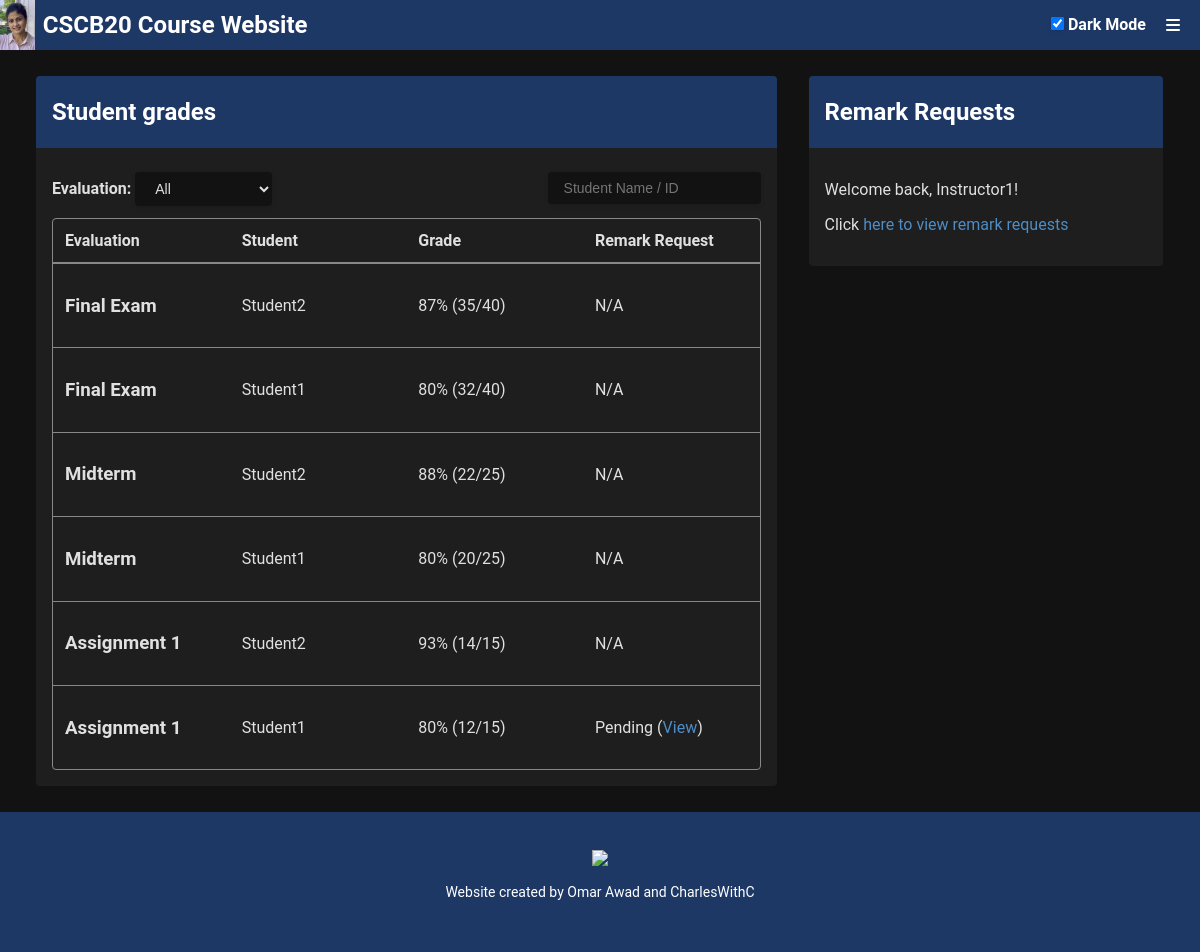
/grades (signed in), run on the app's committed database.
### src/app.py (models this page shows, shortened)
class User(db.Model):
    __tablename__ = 'users'
    userId = db.Column(db.Integer, primary_key=True)
    utorId = db.Column(db.String(16), nullable=False) # should be 8 though
    password = db.Column(db.String(255), nullable=False)
    studentId = db.Column(db.Integer, nullable=True)
    displayName = db.Column(db.String(255), nullable=False)
    email = db.Column(db.String(255), nullable=False)
    accountType = db.Column(db.String(3), nullable=False)  # stu|ins
    createdAt = db.Column(db.Integer, nullable=False)
    marks = db.relationship('Mark', backref='user', lazy=True)
    remark_requests = db.relationship('RemarkRequest', backref='user', lazy=True)

class MarkGroup(db.Model):
    __tablename__ = 'markGroups'
    groupId = db.Column(db.Integer, primary_key=True)
    title = db.Column(db.String(255), nullable=False)
    maxGrade = db.Column(db.Integer, nullable=False)
    createdAt = db.Column(db.Integer, nullable=False)
    releasedAt = db.Column(db.Integer, nullable=False)
    marks = db.relationship('Mark', backref='mark_group', lazy=True)
    remark_requests = db.relationship('RemarkRequest', backref='mark_group', lazy=True)

class Mark(db.Model):
    __tablename__ = 'marks'
    markId = db.Column(db.Integer, primary_key=True)
    userId = db.Column(db.Integer, db.ForeignKey('users.userId'), nullable=False)
    markGroupId = db.Column(db.Integer, db.ForeignKey('markGroups.groupId'), nullable=False)
    grade = db.Column(db.Integer, nullable=False)
    updatedAt = db.Column(db.Integer, nullable=False)
    remark_requests = db.relationship('RemarkRequest', backref='mark', lazy=True)

class RemarkRequest(db.Model):
    __tablename__ = 'remarkRequests'
    requestId = db.Column(db.Integer, primary_key=True)
    userId = db.Column(db.Integer, db.ForeignKey('users.userId'), nullable=False)
    markGroupId = db.Column(db.Integer, db.ForeignKey('markGroups.groupId'), nullable=False)
    markId = db.Column(db.Integer, db.ForeignKey('marks.markId'), nullable=False)
    grade = db.Column(db.Integer, nullable=False)
    reason = db.Column(db.Text, nullable=False)
    status = db.Column(db.String(10), nullable=False) # Pending / Processed
    createdAt = db.Column(db.Integer, nullable=False)
    updatedAt = db.Column(db.Integer, nullable=False)

### src/app.py (the view)
@app.route('/grades')
def grades():
    if 'userId' not in session:
        return redirect(url_for('login', message="Please login to access the grades."))
    current_user_id = session.get('userId')
    current_time = int(time.time())
    if session.get('userInfo', {}).get('accountType') == 'stu':
        student_marks = db.session.query(Mark, MarkGroup, RemarkRequest)\
                            .join(MarkGroup, Mark.markGroupId == MarkGroup.groupId)\
                            .outerjoin(RemarkRequest, Mark.markId == RemarkRequest.markId)\
                            .filter(Mark.userId == current_user_id)\
                            .all()
        return render_template('grades_student.html', student_marks = student_marks, current_time = current_time)
    elif session.get('userInfo', {}).get('accountType') == 'ins':
        all_mark_groups = MarkGroup.query.all()
        instructor_marks = db.session.query(User, MarkGroup, Mark, RemarkRequest)\
                                .join(Mark, User.userId == Mark.userId)\
                                .join(MarkGroup, Mark.markGroupId == MarkGroup.groupId)\
                                .outerjoin(RemarkRequest, Mark.markId == RemarkRequest.markId)\
                                .filter(MarkGroup.groupId.in_(
                                    db.session.query(MarkGroup.groupId)
                                ))\
                                .order_by(MarkGroup.groupId.desc(), Mark.grade.desc())\
                                .all()
        return render_template('grades_instructor.html', instructor_marks = instructor_marks, all_mark_groups = all_mark_groups, current_time = current_time)

### src/templates/grades_instructor.html (shortened to what this page needs)
{% extends 'base.html' %}
{% block content %}
<div class="main-container flex-container">
    <div class="flex-left">
        <div class="container">
            <div class="container-header">
                <h2>Student grades</h2>
            </div>
            <div class="container-content">
                <div style="display:flex;justify-content:space-between;">
                    <div>
                        <label for="mark-group">Evaluation:</label>
                        <select id="mark-group-id" name="mark-group">
                            <option value="-1" selected>All</option>
                        </select>
                    </div>
                    <div>
                        <input id="filter-student" type="text" name="filter-student" placeholder="Student Name / ID">
                    </div>
                </div>
                <div class="grades-table">
                    <div class="table-header">
                        <div class="header-cell">Evaluation</div>
                        <div class="header-cell">Student</div>
                        <div class="header-cell">Grade</div>
                        <div class="header-cell">Remark Request</div>
                    </div>
                    {% for mark in instructor_marks %}
                    <div class="table-row mark-group-row" data-mark-group-id="{{ mark[1].groupId }}"
                        data-student-name="{{ mark[0].displayName }}" data-student-id="{{ mark[0].studentId }}">
                        <div class="table-cell">
                            <h3>{{ mark[1].title }}</h3>
                        </div>
                        <div class="table-cell">
                            <p>{{ mark[0].displayName }}</p>
                        </div>
                        <div class="table-cell">
                            <p>{{mark[2].grade * 100 // mark[1].maxGrade}}% ({{ mark[2].grade }}/{{ mark[1].maxGrade }})
                            </p>
                        </div>
                        <div class="table-cell">
                            {% if mark[3] %}
                            <p>{{ mark[3].status }} (<a id="view-remark-request-button" href="#">View</a>)</p>
                            {% else %}
                            <p>N/A</p>
                            {% endif %}
                        </div>
                    </div>
                    {% endfor %}
                </div>
            </div>
        </div>
    </div>
    <div class="flex-right">
        <div class="container">
            <div class="container-header">
                <h2>Remark Requests</h2>
            </div>
            <div class="container-content">
                <p>Welcome back, {{ session['userInfo']['displayName'] }}!</p>
                <p>Click <a href="/grades/remark">here to view remark requests</a></p>
            </div>
        </div>
    </div>
</div>
{% endblock %}

### src/templates/base.html (shortened to what this page needs)
<!DOCTYPE html>
<html>
<head>
    <link rel="stylesheet" type="text/css" href="{{ url_for('static', filename='css/styles.css') }}">
    <link rel="stylesheet" type="text/css"
        href="https://cdnjs.cloudflare.com/ajax/libs/font-awesome/6.7.2/css/all.min.css">
</head>
<body>
    <header>
        <div class="header-title">
            <img src="{{ url_for('static', filename='images/purva.png')}}" alt="Purva Gawde">
            <h1><a href="/">CSCB20 Course Website</a></h1>
        </div>
        <div class="header-control">
            <div class="theme-toggle">
                <label for="theme-toggle">
                    <input type="checkbox" id="theme-toggle">
                    Dark Mode
                </label>
            </div>
            <div>
                <nav class="menu">
                    <a class="menu-control-button" href="#"><i class="fa-solid fa-bars"></i></a>
                </nav>
            </div>
        </div>
    </header>
    {% block content %}{% endblock %}
    <footer>
        <a rel="noreferrer" target="_blank" href="https://web.cs.utoronto.ca">
            <img
                src="https://images.squarespace-cdn.com/content/v1/5c8e9a223560c34f9070706f/a580ab2c-54b5-48a3-9434-fb405f29a57e/CSC-Reverse-60-height.png?format=1500w" />
        </a>
        <p>Website created by Omar Awad and <a rel="noreferrer" target="_blank"
                href="https://charlws.com">CharlesWithC</a></p>
    </footer>
</body>
</html>
</html>

### src/static/css/styles.css (style rules this page uses)
:root { --body-background: #ECF0F3; --body-color: #0d0d0d; --container-background: white; --dropdown-hover-background: #f0f0f0; }
[data-theme="dark"] { --body-background: #121212; --body-color: #e0e0e0; --container-background: #1e1e1e; --dropdown-hover-background: #333; }
body { font-family: 'Roboto', sans-serif; padding: 0; margin: 0; background-color: var(--body-background); color: var(--body-color); }
a { text-decoration: none; color: #4e8dc5; }
header { position: fixed; top: 0; left: 0; width: 100%; height: 50px; z-index: 999; background-color: #1E3866; color: white; display: flex; justify-content: space-between; align-items: center; }
header a { color: white; }
.header-title { height: 50px; display: flex; align-items: center; gap: 8px; }
.header-control { display: flex; align-items: center; }
header img { height: 50px; }
header h1 { font-size: 24px; }
footer { width: calc(100% - 20px); height: 120px; padding: 10px; background-color: #1E3866; color: white; display: flex; flex-direction: column; align-items: center; justify-content: center; }
footer img { width: 300px; }
footer a { color: white; }
footer p { font-size: 14px; }
.theme-toggle { user-select: none; }
.menu { display: block; position: relative; margin-left: 10px; margin-right: 10px; }
.menu-control-button { color: white; margin-left: 10px; margin-right: 10px; }
.main-container { margin-top: 50px; padding: 10px 20px; color: #fae3e3; min-height: calc(100vh - 200px); }
.flex-container { display: flex; }
.flex-left { width: 66.6%; }
.flex-right { width: 33.3%; }
.container { margin: 16px; border-radius: 4px; animation: floatUp 0.8s ease-out forwards; opacity: 0; overflow: auto; background-color: var(--container-background); color: var(--body-color); }
.container-header { background-color: #1E3866; color: white; padding: 2px 16px; }
.container-content { padding: 16px; }
input, select, textarea { border-radius: 4px; padding: 8px 16px; font-size: 14px; border: none; box-shadow: 0 2px 5px rgba(0, 0, 0, 0.1); margin: 8px 0 12px 0; color: var(--body-color); background-color: var(--body-background); }
label { font-weight: bold; }
.grades-table { display: flex; flex-direction: column; border: 1px solid #888; border-radius: 4px; overflow: scroll; }
.table-header { display: flex; font-weight: bold; border-bottom: 2px solid #888; }
.table-row { display: flex; border-bottom: 1px solid #888; }
.table-row:last-child { border-bottom: none; }
.header-cell, .table-cell { flex: 1; padding: 12px; display: flex; align-items: center; }

### data on the page
User: title "Final Exam", displayName "Student2", mark[2].grade*100//mark[1].maxGrade "87", grade "35", maxGrade "40", shows "N/A", title "Midterm", mark[2].grade*100//mark[1].maxGrade "88", grade "22", maxGrade "25", title "Assignment 1", mark[2].grade*100//mark[1].maxGrade "93", grade "14", maxGrade "15"
User: title "Final Exam", displayName "Student1", mark[2].grade*100//mark[1].maxGrade "80", grade "32", maxGrade "40", shows "N/A", title "Midterm", grade "20", maxGrade "25", title "Assignment 1", grade "12", maxGrade "15", status "Pending"

### other printed values
{{ session['userInfo']['displayName'] }} "Instructor1"
